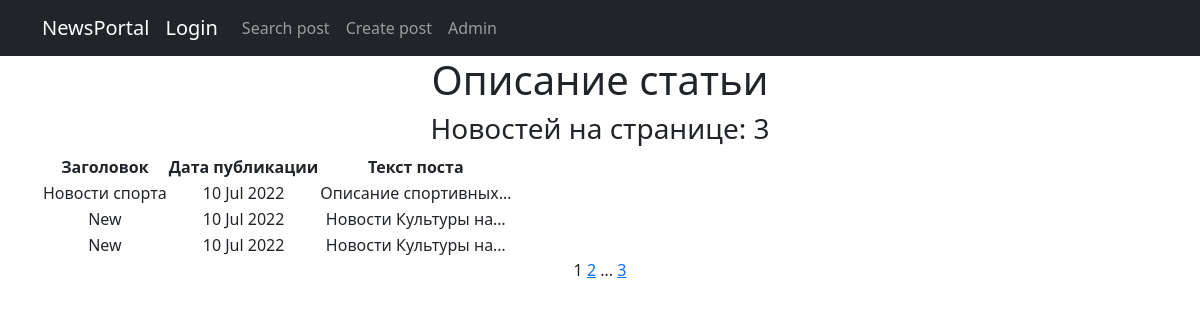
Page /news/ on the committed database.
### news/models.py (models this page shows, shortened)
class Post(models.Model):
    author = models.ForeignKey(Author, on_delete=models.CASCADE)
    NEWS = 'NW'
    ARTICLE = 'AR'
    CATEGORY_CHOICES = (
        (NEWS, 'Новость'),
        (ARTICLE, 'Статья'),
    )
    categoryType = models.CharField(max_length=2, choices=CATEGORY_CHOICES, default=ARTICLE)
    dateCreation = models.DateTimeField(auto_now_add=True)
    postCategory = models.ManyToManyField(Category, through='PostCategory')
    title = models.CharField(max_length=128)
    text = models.TextField()
    rating = models.SmallIntegerField(default=0)

### news/views.py (the view)
# urls.py: path('', PostsList.as_view(), name='post_list'),
class PostsList(ListView):
    model = Post
    permission_required = (
        'news.view_post',
    )
    template_name = 'news.html'
    context_object_name = 'news'
    paginate_by = 3
    def get_queryset(self):
        queryset = super().get_queryset()
        self.filterset = PostFilter(self.request.GET, queryset)
        return self.filterset.qs

### news/templatetags/custom_filters.py (called while the page is built)
@register.filter()
def censor(text):
    new_text = re.sub(r'[^\w\s]', '', text)
    word_list = new_text.strip().split()
    new_stop_list = [x.lower() for x in WORDS_TO_CATCH]
    for word in word_list:
        word_len = len(word)
        if (word.lower() in new_stop_list) or (
                (word.lower()[-1] == 's') and (word.lower()[:word_len - 1] in new_stop_list)):
            substitute = word[0] + '*' * (len(word) - 2) + word[-1]  # about -> a***t
            text = text.replace(word, substitute)
    return text

### templates/news.html (shortened to what this page needs)
{% extends 'flatpages/default.html' %}
{% load custom_filters %}
{% block content %}
<h1>Описание статьи</h1>
{% if news %}
<h3>Новостей на странице: {{ news | length }}</h3>
    <table>
        <tr>
            <th>Заголовок</th>
            <th>Дата публикации</th>
            <th>Текст поста</th>
        </tr>
        {% for new in news %}
        <tr>
            <td>{{ new.title|censor }}</td>
            <td>{{ new.dateCreation|date:'d M Y' }}</td>
            <td>{{ new.text|truncatechars:20|censor}}</td>
        </tr>
        {% endfor %}
    </table>
    {% else %}
    <h2> Новостей нет </h2>
    {% endif %}
   {{ page_obj.number }}
   {% if page_obj.has_next %}
       <a href="?page={{ page_obj.next_page_number }}">{{ page_obj.next_page_number }}</a>
       {% if paginator.num_pages != page_obj.next_page_number %}
           ...
           <a href="?page={{ page_obj.paginator.num_pages }}">{{ page_obj.paginator.num_pages }}</a>
       {% endif %}
   {% endif %}
{% endblock content %}

### rows in the picture
Post: title|censor "Новости спорта", dateCreation "10 Jul 2022", text|censor "Описание спортивных…"
Post: title|censor "New", dateCreation "10 Jul 2022", text|censor "Новости Культуры на…"
Post: title|censor "New", dateCreation "10 Jul 2022", text|censor "Новости Культуры на…"

### other values in the picture
{{ news | length }} "3"
{{ page_obj.number }} "1"
{{ page_obj.next_page_number }} "2"
{{ page_obj.paginator.num_pages }} "3"
